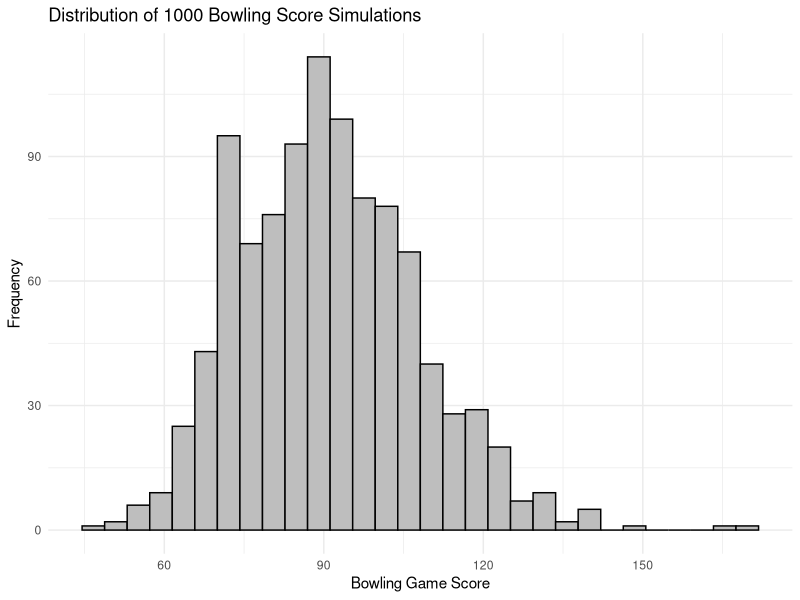

Reproduce this figure in R.
## ---- chunk 1
knitr::opts_chunk$set(echo = TRUE)
## ---- chunk 2
library(tidyverse)
library(knitr)
## ---- chunk 3
#set.seed(21)
## ---- chunk 4
pins_remaining_1 <- c("7", "10")

pins_remaining_2 <- c("7,10", "7,8", "4,7", "9,10", "6,10", "1,2", "1,3", "6,7", "4,10")

pins_remaining_3 <-c("4,7,8", "6,9,10", "6,7,10", "4,7,10", "1,2,4", "1,3,6")

pins_remaining_4 <- c("2,4,7,8", "3,6,9,10", "1,2,3,4", "1,3,6,10", "1,2,4,7", "4,7,8,9", "6,8,9,10", "1,2,3,6")

pins_remaining_5 <- c("1,2,4,7,8", "1,3,6,9,10", "2,4,5,7,8", "3,5,6,9,10", "4,5,7,8,9", "5,6,8,9,10", "1,2,3,5,6", "1,2,3,4,5")

pins_remaining_6 <- c("1,3,5,6,9,10", "1,2,4,5,7,8", "4,5,7,8,9,10", "5,6,7,8,9,10", "2,4,5,7,8,9", "3,5,6,8,9,10", "1,2,3,4,5,7", "1,2,3,5,6,10", "1,2,3,4,5,6")

pins_remaining_7 <- c("1,2,3,5,6,9,10", "1,2,3,4,5,7,8", "1,2,3,4,5,6,10", "1,2,3,4,5,6,7", "3,5,6,7,8,9,10", "2,4,5,7,8,9,10")
  
pins_remaining_8 <- c("1,2,3,5,6,8,9,10", "1,2,3,4,5,7,8,9", "3,4,5,6,7,8,9,10", "2,4,5,6,7,8,9,10", "1,2,3,4,5,6,7,8", "1,2,3,4,5,6,9,10")

pins_remaining_9 <- c("1,2,3,4,5,6,8,9,10", "1,2,3,4,5,6,7,8,9")
  
pins_remaining_10 <- "1,2,3,4,5,6,7,8,9,10"
## ---- chunk 5
sim_1000 <- function() {
  frame <- as_tibble(seq(1,10)) %>%
  rename(frame = value)

first_roll <- frame %>%
  mutate(roll_1_pins_down = sample(0:10, 10, replace=TRUE))

roll_1_pins_down_vector <- first_roll$roll_1_pins_down

roll_2_pins_down_vector <- c()

first_roll <- first_roll %>%
  mutate(pins_remaining_string = case_when(roll_1_pins_down == 0 ~ pins_remaining_10,
                                    roll_1_pins_down == 1 ~ pins_remaining_9[sample(1:length(pins_remaining_9), 1)],
                                    roll_1_pins_down == 2 ~ pins_remaining_8[sample(1:length(pins_remaining_8), 1)],
                                    roll_1_pins_down == 3 ~ pins_remaining_7[sample(1:length(pins_remaining_7), 1)],
                                    roll_1_pins_down == 4 ~ pins_remaining_6[sample(1:length(pins_remaining_6), 1)],
                                    roll_1_pins_down == 5 ~ pins_remaining_5[sample(1:length(pins_remaining_5), 1)],
                                    roll_1_pins_down == 6 ~ pins_remaining_4[sample(1:length(pins_remaining_4), 1)],
                                    roll_1_pins_down == 7 ~ pins_remaining_3[sample(1:length(pins_remaining_3), 1)],
                                    roll_1_pins_down == 8 ~ pins_remaining_2[sample(1:length(pins_remaining_2), 1)],
                                    roll_1_pins_down == 9 ~ pins_remaining_1[sample(1:length(pins_remaining_1), 1)],
                                    roll_1_pins_down == 10 ~ "")) %>%
  mutate(pins_remaining = strsplit(pins_remaining_string, ','))


  



for(i in 1:10){
  if(any(unlist(first_roll$pins_remaining[i])) %in% c("2", "4", "7", "8") &
      any(unlist(first_roll$pins_remaining[i])) %in% c("3", "6", "9", "10") & 
      any(unlist(first_roll$pins_remaining[i])) %in% c("1", "2", "3", "5", "8", "9") == FALSE){
    if(sum(unlist(first_roll$pins_remaining[i]) %in% c("3", "6", "9", "10")) > sum(unlist(first_roll$pins_remaining[i]) %in% c("2", "4", "7", "8")))
      {
        roll_2_pins_down_vector <- append(roll_2_pins_down_vector, sample(0:sum(unlist(first_roll$pins_remaining[i]) %in% c("3", "6", "9", "10")), 1))
    }
    if(sum(unlist(first_roll$pins_remaining[i]) %in% c("3", "6", "9", "10")) < sum(unlist(first_roll$pins_remaining[i]) %in% c("2", "4", "7", "8")))
      {
        roll_2_pins_down_vector <- append(roll_2_pins_down_vector, sample(0:sum(unlist(first_roll$pins_remaining[i]) %in% c("2", "4", "7", "8")), 1))
      }
    if(sum(unlist(first_roll$pins_remaining[i]) %in% c("3", "6", "9", "10")) == sum(unlist(first_roll$pins_remaining[i]) %in% c("2", "4", "7", "8")))
      {
        roll_2_pins_down_vector <- append(roll_2_pins_down_vector, sample(0:sum(unlist(first_roll$pins_remaining[i]) %in% c("2", "4", "7", "8")), 1))
      }
  }
  else{
    roll_2_pins_down_vector <- append(roll_2_pins_down_vector, 
                             sample(0:(10 - first_roll$roll_1_pins_down[i]), 1))
  }
}

second_roll <- first_roll %>%
 mutate(roll_2_pins_down = case_when(roll_1_pins_down != 10 
                                     ~ roll_2_pins_down_vector[frame],
                                     roll_1_pins_down == 10 ~ NA_integer_))

third_roll <- second_roll %>%
  mutate(roll_2_pins_down = case_when(frame == 10 & roll_1_pins_down == 10 
                                           ~ sample(0:10, 1),
                                      TRUE ~ roll_2_pins_down),
         roll_3_pins_down = case_when(frame == 10 & roll_1_pins_down == 10 & roll_2_pins_down == 10 
                                           ~ sample(0:10, 1),
                                      frame == 10 & roll_1_pins_down == 10 & roll_2_pins_down != 10 ~ sample(0:(10 - roll_2_pins_down[10]), 1),
                                      frame == 10 & roll_1_pins_down + roll_2_pins_down == 10 ~ sample(0:10, 1),
                                      TRUE ~ NA_integer_))



roll_1_pins_down_vector <- third_roll$roll_1_pins_down
roll_2_pins_down_vector <- third_roll$roll_2_pins_down
roll_3_pins_down_vector <- third_roll$roll_3_pins_down

frame_interpretations <- third_roll %>%
  mutate(frame_interpretation = case_when(roll_1_pins_down == 10 ~ "STRIKE",
                                          roll_1_pins_down + roll_2_pins_down == 10 ~ "SPARE",
                                          TRUE ~ "OPEN"))

points <- frame_interpretations %>%
  mutate(frame_points = case_when(frame_interpretation == "OPEN" ~ as.numeric(roll_1_pins_down_vector[frame] + roll_2_pins_down_vector[frame]), # open
                      
                                  frame != 10 & frame_interpretation == "SPARE" ~ 10 + lead(roll_1_pins_down, order_by = frame, n = 1), # spare before 10th frame
                                  
                                  frame == 10 & frame_interpretation == "SPARE" ~ 10 + roll_3_pins_down_vector[frame], # spare on 10th frame
                                  
                                  frame < 9 & frame_interpretation == "STRIKE" & lead(frame_interpretation, order_by = frame, n = 1) == "STRIKE" ~ 20 + lead(roll_1_pins_down, order_by = frame, n = 2), # 2 strikes in a row before 9th
                                  
                                  frame != 10 & frame_interpretation == "STRIKE" & lead(frame_interpretation, order_by = frame, n = 1) != "STRIKE" ~ 10 + lead(roll_1_pins_down, order_by = frame, n = 1) + lead(roll_2_pins_down, order_by = frame, n = 1), # strike before 10th frame
                                  
                                  frame == 9 & frame_interpretation == "STRIKE" & lead(frame_interpretation, order_by = frame, n = 1) == "STRIKE" ~ 20 + lead(roll_2_pins_down, order_by = frame, n = 1), # 2 strikes in a row 9th
                                  
                                  frame = 10 & frame_interpretation == "STRIKE" ~ 10 + roll_2_pins_down_vector[10] + roll_3_pins_down_vector[10], # 10th frame strike
                                  ))
total_score <- points %>%
  summarize(total_points = sum(frame_points)) %>%
  select(total_points) %>%
  pull()

return(total_score) 

}

## ---- chunk 6
scores <- c()

for(i in 1:1000){
  scores <- append(scores, sim_1000())
}
## ---- chunk 7
scores_tibble <- as_tibble(scores)

ggplot(scores_tibble, aes(x = value)) +
  geom_histogram(bins = 30, fill = "gray", color = "black") +
  labs(title = "Distribution of 1000 Bowling Score Simulations",
       x = "Bowling Game Score",
       y = "Frequency") +
  theme_minimal()
  
## ---- chunk 8
prob_pin_1 <- 1 - (1/11*(0 + 0/2 + 2/9 + 2/6 + 4/7 + 4/8 + 5/9 + 4/6 + 4/6 + 2/2 + 1/1))
prob_pin_2 <- 1 - (1/11*(0 + 0/2 + 1/9 + 1/6 + 4/7 + 4/8 + 5/9 + 5/6 + 5/6 + 2/2 + 1/1))
prob_pin_3 <- 1 - (1/11*(0 + 0/2 + 1/9 + 1/6 + 4/7 + 4/8 + 5/9 + 5/6 + 5/6 + 2/2 + 1/1))
prob_pin_4 <- 1 - (1/11*(0 + 0/2 + 2/9 + 3/6 + 4/7 + 4/8 + 5/9 + 4/6 + 5/6 + 2/2 + 1/1))
prob_pin_5 <- 1 - (1/11*(0 + 0/2 + 0/9 + 0/6 + 0/7 + 6/8 + 9/9 + 6/6 + 6/6 + 2/2 + 1/1))
prob_pin_6 <- 1 - (1/11*(0 + 0/2 + 2/9 + 3/6 + 4/7 + 4/8 + 5/9 + 4/6 + 5/6 + 2/2 + 1/1))
prob_pin_7 <- 1 - (1/11*(0 + 1/2 + 4/9 + 3/6 + 3/7 + 3/8 + 5/9 + 4/6 + 4/6 + 1/2 + 1/1))
prob_pin_8 <- 1 - (1/11*(0 + 0/2 + 1/9 + 1/6 + 3/7 + 4/8 + 5/9 + 3/6 + 5/6 + 2/2 + 1/1))
prob_pin_9 <- 1 - (1/11*(0 + 0/2 + 1/9 + 1/6 + 3/7 + 4/8 + 5/9 + 3/6 + 5/6 + 2/2 + 1/1))
prob_pin_10 <- 1 - (1/11*(0 + 1/2 + 4/9 + 3/6 + 3/7 + 3/8 + 5/9 + 4/6 + 4/6 + 1/2 + 1/1))
## ---- chunk 9
c(prob_pin_1*(1-prob_pin_1), prob_pin_2*(1-prob_pin_2), prob_pin_3*(1-prob_pin_3), prob_pin_4*(1-prob_pin_4), prob_pin_5*(1-prob_pin_5), prob_pin_6*(1-prob_pin_6), prob_pin_7*(1-prob_pin_7), prob_pin_8*(1-prob_pin_8), prob_pin_9*(1-prob_pin_9), prob_pin_10*(1-prob_pin_10))
